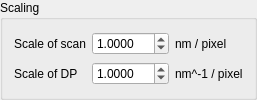
                   <widget class="QGroupBox" name="groupBox_6">
                    <property name="title">
                     <string>Scaling</string>
                    </property>
                    <layout class="QGridLayout" name="gridLayout_5">
                     <item row="4" column="2">
                      <widget class="QLabel" name="label_34">
                       <property name="text">
                        <string>nm^-1 / pixel</string>
                       </property>
                      </widget>
                     </item>
                     <item row="0" column="0">
                      <widget class="QLabel" name="label_14">
                       <property name="text">
                        <string>Scale of scan</string>
                       </property>
                      </widget>
                     </item>
                     <item row="4" column="1">
                      <widget class="QDoubleSpinBox" name="doubleSpinBox_3">
                       <property name="decimals">
                        <number>4</number>
                       </property>
                       <property name="value">
                        <double>1.000000000000000</double>
                       </property>
                      </widget>
                     </item>
                     <item row="0" column="1">
                      <widget class="QDoubleSpinBox" name="doubleSpinBox_2">
                       <property name="decimals">
                        <number>4</number>
                       </property>
                       <property name="maximum">
                        <double>999.990000000000009</double>
                       </property>
                       <property name="value">
                        <double>1.000000000000000</double>
                       </property>
                      </widget>
                     </item>
                     <item row="0" column="2">
                      <widget class="QLabel" name="label_35">
                       <property name="text">
                        <string>nm / pixel</string>
                       </property>
                      </widget>
                     </item>
                     <item row="4" column="0">
                      <widget class="QLabel" name="label_33">
                       <property name="text">
                        <string>Scale of DP</string>
                       </property>
                      </widget>
                     </item>
                    </layout>
                   </widget>
